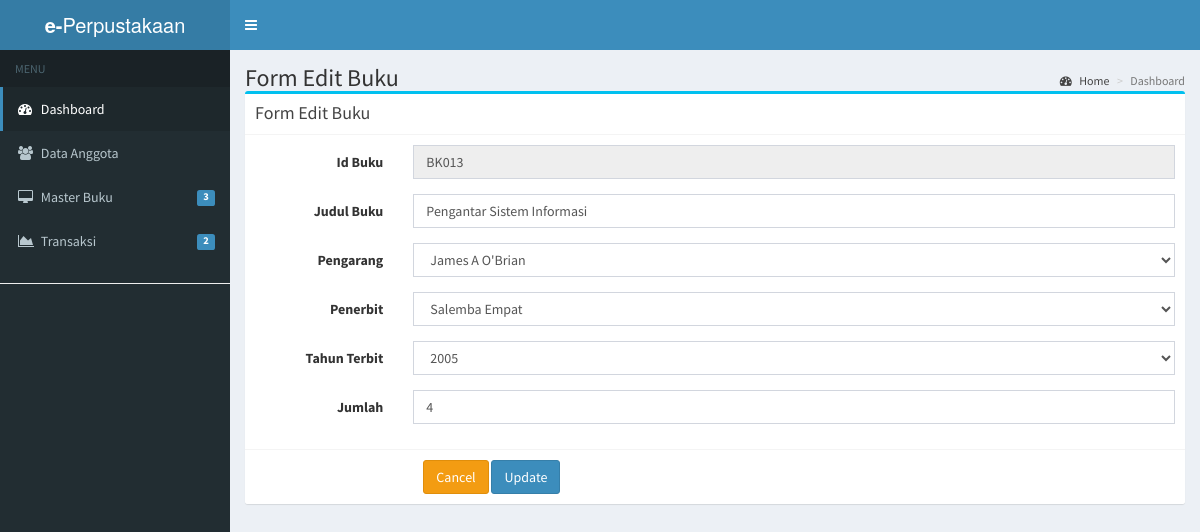
The page /buku/edit/BK013 on the database its author committed.
### tables this page shows
CREATE TABLE `buku` (
  `id_buku` varchar(10) NOT NULL,
  `id_pengarang` int(11) NOT NULL,
  `id_penerbit` int(11) NOT NULL,
  `judul_buku` varchar(50) NOT NULL,
  `tahun_terbit` int(10) NOT NULL,
  `jumlah` int(10) NOT NULL
);

### application/controllers/Buku.php (called while the page is built, shortened)
<?php
class Buku extends CI_Controller{
  public function __construct(){
    $this->load->model('buku_model');
  }
  public function edit($id){
    $data['content'] = 'buku/edit_buku';
    $data['title'] = 'Form Edit Buku';
    $data['buku'] = $this->buku_model->edit($id);
    $data['pengarang'] = $this->db->get('pengarang')->result();
    $data['penerbit'] = $this->db->get('penerbit')->result();
    $this->load->view('dashboard', $data);
  }
}

### index.php (called while the page is built, shortened)
<?php
require_once BASEPATH.'core/CodeIgniter.php';

### application/models/Buku_model.php (called while the page is built, shortened)
<?php
class Buku_model extends CI_model{
  public function edit($id){
    $this->db->select('*');
    $this->db->from('buku');
    $this->db->join('pengarang', 'pengarang.id_pengarang = buku.id_pengarang');
    $this->db->join('penerbit', 'penerbit.id_penerbit = buku.id_penerbit');
    $this->db->where('buku.id_buku', $id);
    $this->db->order_by('id_buku', 'DESC');
    $result = $this->db->get()->row_array();
    return $result;
  }
}

### application/views/buku/edit_buku.php (the view, shortened to what this page needs)
<div class="col-md-12">
  <div class="box box-info">
    <div class="box-header with-border">
      <h3 class="box-title"><?= $title; ?></h3>
    </div>
    <form class="form-horizontal" method="post" action="<?= base_url('buku/update'); ?>">
      <div class="box-body">
        <div class="form-group">
          <label for="inputEmail3" class="col-sm-2 control-label">Id Buku</label>
          <div class="col-sm-10">
            <input type="text" name="id_buku" value="<?= $buku['id_buku'] ?>" class="form-control" readonly>
          </div>
        </div>
        <div class="form-group">
          <label for="inputPassword3" class="col-sm-2 control-label">Judul Buku</label>
          <div class="col-sm-10">
            <input type="text" name="judul_buku" value="<?= $buku['judul_buku'] ?>" class="form-control"  placeholder="Judul buku..." required>
          </div>
        </div>
        <div class="form-group">
          <label for="inputPassword3" class="col-sm-2 control-label">Pengarang</label>
          <div class="col-sm-10">
            <select name="id_pengarang" id="" class="form-control select2" required>
              <?php foreach($pengarang as $row): ?>
                <?php if($buku['id_pengarang'] == $row->id_pengarang): ?>
                  <option value="<?= $row->id_pengarang ?>" selected><?= $row->nama_pengarang; ?></option>
                <?php else: ?>
                  <option value="<?= $row->id_pengarang ?>"><?= $row->nama_pengarang; ?></option>
                <?php endif; ?>
              <?php endforeach; ?>
            </select>
          </div>
        </div>
        <div class="form-group">
          <label for="inputPassword3" class="col-sm-2 control-label">Penerbit</label>
          <div class="col-sm-10">
            <select name="id_penerbit" id="" class="form-control select2" required>
              <?php foreach($penerbit as $row): ?>
                <?php if($buku['id_penerbit'] == $row->id_penerbit): ?>
                  <option value="<?= $row->id_penerbit ?>" selected><?= $row->nama_penerbit; ?></option>
                <?php else: ?>
                  <option value="<?= $row->id_penerbit ?>"><?= $row->nama_penerbit; ?></option>
                <?php endif; ?>
              <?php endforeach; ?>
            </select>
          </div>
        </div>
        <div class="form-group">
          <label for="inputPassword3" class="col-sm-2 control-label">Tahun Terbit</label>
          <div class="col-sm-10">
            <select name="tahun_terbit" id="" class="form-control select2" required>
              <?php for($tahun = 2000; $tahun <= 2020; $tahun++){
                if($buku['tahun_terbit'] == $tahun){ ?>
                  <option value="<?= $tahun ?>" selected><?= $tahun; ?></option>
                <?php }
                else{ ?>
                  <option value="<?= $tahun ?>"><?= $tahun; ?></option>
                <?php }
              } ?>
            </select>
          </div>
        </div>
        <div class="form-group">
          <label for="inputPassword3" class="col-sm-2 control-label">Jumlah</label>
          <div class="col-sm-10">
            <input type="number" name="jumlah" value="<?= $buku['jumlah'] ?>" class="form-control"  placeholder="Jumlah..." required>
          </div>
        </div>
      </div>
      <div class="box-footer">
        <div class="col-sm-2"></div>
        <div class="col-sm-10">
          <a href="<?= base_url('buku'); ?>" class="btn btn-warning">Cancel</a>
          <button type="submit" class="btn btn-primary">Update</button>
        </div>
      </div>
    </form>
  </div>
</div>

### rows shown on the page
buku: id_buku "BK013", judul_buku "Pengantar Sistem Informasi", tahun_terbit "2005", jumlah "4"

### other values the page prints
$title "Form Edit Buku"
form field id_pengarang "James A O'Brian"
form field id_penerbit "Salemba Empat"
